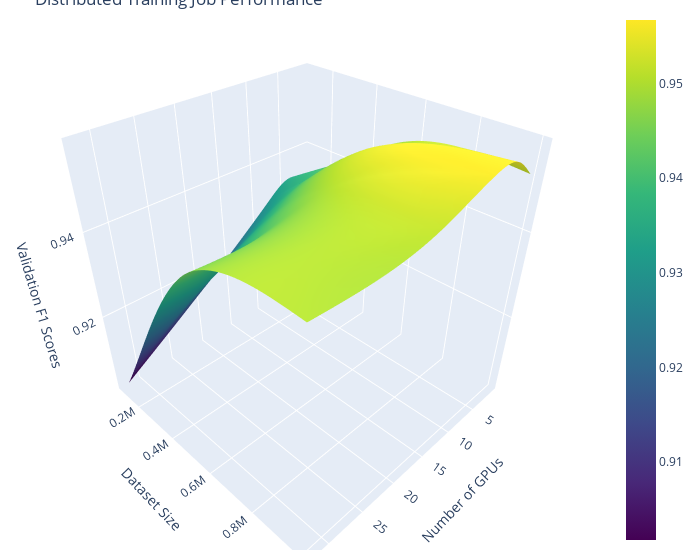

The cell this chart's notebook holds for it:
### Code cell
# f1 surface plot
x = results_surf['num_gpus']
y = results_surf['dataset_size']
z = results_surf['f1']
plot_options = {"fig_title":'Distributed Training Job Performance',
                "x_title":'Number of GPUs',
                "y_title" :'Dataset Size',
                "z_title" :'Validation F1 Scores'}

viz.make_surface(x, y, z, **plot_options)

### Figure 1 — Plotly figure (JSON) as saved in the notebook; plotly's stock layout.template omitted (floating-point values rounded to 4 significant figures; data arrays with more than 128 entries replaced by an {"elided": "..."} marker saying what was removed)
{"data": [{"colorscale": [[0, "#440154"], [0.1111, "#482878"], [0.2222, "#3e4989"], [0.3333, "#31688e"], [0.4444, "#26828e"], [0.5556, "#1f9e89"], [0.6667, "#35b779"], [0.7778, "#6ece58"], [0.8889, "#b5de2b"], [1, "#fde725"]], "type": "surface", "x": {"elided": "100x100 float values"}, "y": {"elided": "100x100 float values"}, "z": {"elided": "100x100 float values"}}], "layout": {"margin": {"b": 10, "l": 10, "r": 20, "t": 10}, "scene": {"xaxis": {"title": {"text": "Number of GPUs"}}, "yaxis": {"title": {"text": "Dataset Size"}}, "zaxis": {"title": {"text": "Validation F1 Scores"}}}, "title": {"text": "Distributed Training Job Performance"}, "width": 700}}
